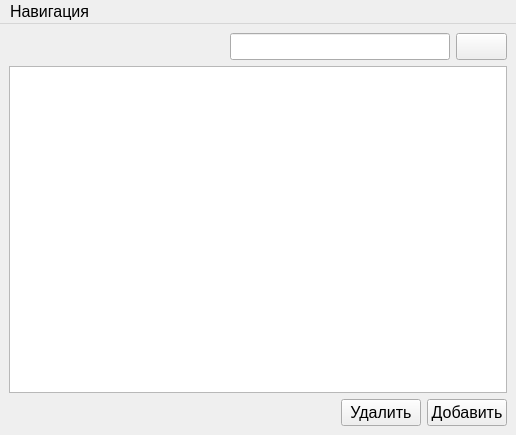
<?xml version="1.0" encoding="UTF-8"?>
<ui version="4.0">
 <class>AdminWindow</class>
 <widget class="QMainWindow" name="AdminWindow">
  <property name="geometry">
   <rect>
    <x>0</x>
    <y>0</y>
    <width>516</width>
    <height>435</height>
   </rect>
  </property>
  <property name="font">
   <font>
    <pointsize>12</pointsize>
   </font>
  </property>
  <property name="windowTitle">
   <string>Личный кабинет администратора</string>
  </property>
  <property name="windowIcon">
   <iconset resource="resources.qrc">
    <normaloff>:/resources/logo.png</normaloff>:/resources/logo.png</iconset>
  </property>
  <widget class="QWidget" name="centralwidget">
   <layout class="QGridLayout" name="gridLayout">
    <item row="0" column="0">
     <layout class="QHBoxLayout" name="horizontalLayout">
      <item>
       <spacer name="horizontalSpacer_2">
        <property name="orientation">
         <enum>Qt::Horizontal</enum>
        </property>
        <property name="sizeHint" stdset="0">
         <size>
          <width>40</width>
          <height>20</height>
         </size>
        </property>
       </spacer>
      </item>
      <item>
       <widget class="QLineEdit" name="lineEditSearchParam"/>
      </item>
      <item>
       <widget class="QPushButton" name="pushBtnSearch">
        <property name="text">
         <string/>
        </property>
        <property name="icon">
         <iconset resource="resources.qrc">
          <normaloff>:/resources/search.png</normaloff>:/resources/search.png</iconset>
        </property>
        <property name="iconSize">
         <size>
          <width>24</width>
          <height>24</height>
         </size>
        </property>
       </widget>
      </item>
     </layout>
    </item>
    <item row="1" column="0">
     <widget class="QTableView" name="tableViewUsers"/>
    </item>
    <item row="2" column="0">
     <layout class="QHBoxLayout" name="horizontalLayout_9">
      <item>
       <spacer name="horizontalSpacer">
        <property name="orientation">
         <enum>Qt::Horizontal</enum>
        </property>
        <property name="sizeHint" stdset="0">
         <size>
          <width>40</width>
          <height>20</height>
         </size>
        </property>
       </spacer>
      </item>
      <item>
       <widget class="QPushButton" name="pushBtnDelete">
        <property name="text">
         <string>Удалить</string>
        </property>
       </widget>
      </item>
      <item>
       <widget class="QPushButton" name="pushBtnAdd">
        <property name="text">
         <string>Добавить</string>
        </property>
       </widget>
      </item>
     </layout>
    </item>
   </layout>
  </widget>
  <widget class="QMenuBar" name="menubar">
   <property name="geometry">
    <rect>
     <x>0</x>
     <y>0</y>
     <width>516</width>
     <height>26</height>
    </rect>
   </property>
   <widget class="QMenu" name="menu">
    <property name="title">
     <string>Навигация</string>
    </property>
    <addaction name="actionAccessLevel"/>
    <addaction name="separator"/>
    <addaction name="actionLogout"/>
    <addaction name="actionCloseApp"/>
   </widget>
   <addaction name="menu"/>
  </widget>
  <action name="actionAccessLevel">
   <property name="text">
    <string>Уровень Доступа</string>
   </property>
  </action>
  <action name="actionLogout">
   <property name="text">
    <string>Разлогиниться</string>
   </property>
  </action>
  <action name="actionCloseApp">
   <property name="text">
    <string>Закрыть Программу</string>
   </property>
  </action>
 </widget>
 <resources>
  <include location="resources.qrc"/>
 </resources>
 <connections/>
</ui>
